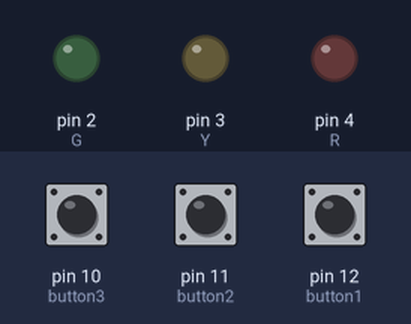
Bench run of a sketch on a simulated Arduino Uno, built with avr-gcc and run on an emulated ATmega328P. Parts: output pins drawn as LEDs (lit = HIGH). Dashed ring = blinking. The test bench sets the inputs (shaded band); at power-on: pin 11 (button2) HIGH, pin 10 (button3) HIGH, pin 12 (button1) LOW.

Above: at 1.2 s.
1.3 s: pin 11 (button2) pulled LOW for 0.15 s
At 1.54 s:
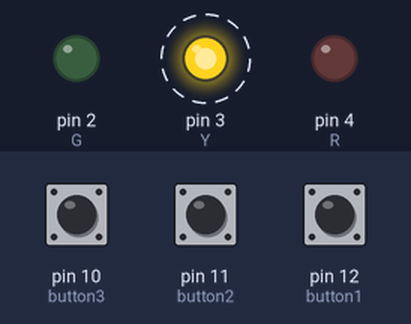
4.2 s: pin 10 (button3) pulled LOW for 1 s
At 6.1 s:
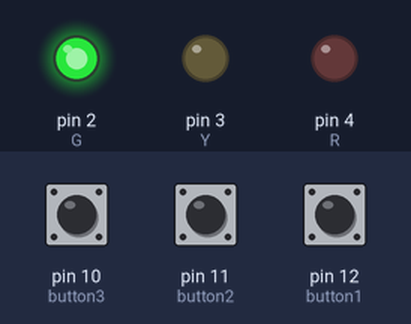
8.2 s: pin 12 (button1) pulled HIGH for 3.2 s
At 8.3 s:
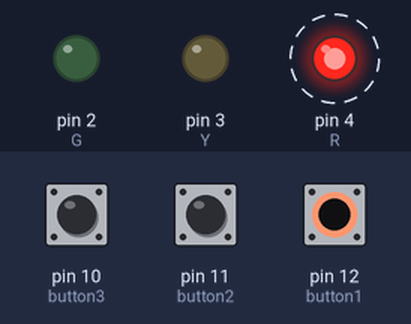
12.9 s: pin 12 (button1) pulled HIGH for 0.15 s
At 13.3 s:
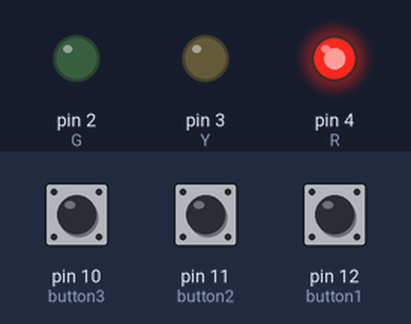
16.0 s: pin 10 (button3) pulled LOW for 0.15 s
At 16.9 s:
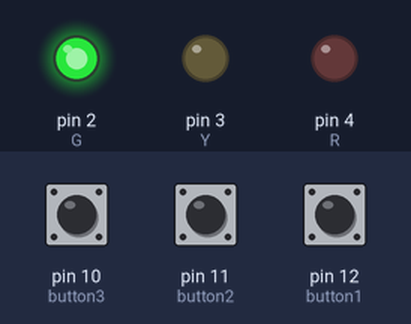
19.1 s: pin 10 (button3) driven LOW and pin 11 (button2) driven LOW
At 19.59 s:
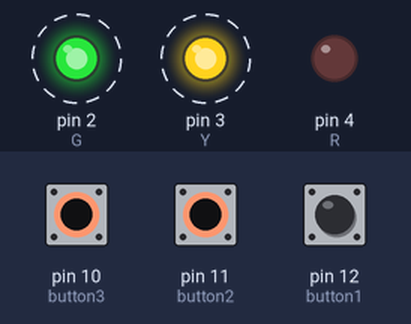
Timing chart, 0 to 23.1 s (numbered marks = the images above; inputs shaded):
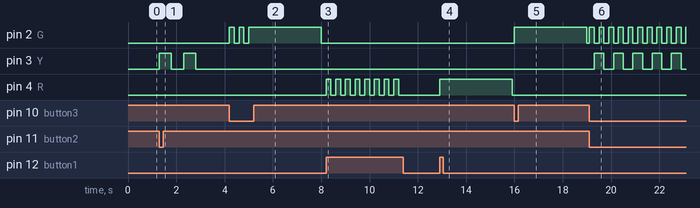

Measured:
- after the input at 1.3 s, pin 3 (Y): alternates HIGH for 0.50 s and LOW for 0.50 s, 4 changes in all, then stays LOW, starting at once
- after the input at 4.2 s, pin 2 (G): goes HIGH 0.20 s, LOW 0.20 s, HIGH 0.20 s, LOW 0.20 s, HIGH 3.0 s, then LOW, starting at once
- after the input at 8.2 s, pin 4 (R): alternates HIGH for 0.20 s and LOW for 0.20 s, 16 changes in all, then stays LOW, starting at once
- after the input at 12.9 s, pin 4 (R): LOW → HIGH at once, → LOW 3.0 s later
- after the input at 16.0 s, pin 2 (G): LOW → HIGH at once, → LOW 3.0 s later
- after the input at 19.1 s, pin 2 (G): alternates HIGH for 0.20 s and LOW for 0.20 s, starting at once; pin 3 (Y): alternates HIGH for 0.40 s and LOW for 0.40 s, starting after 0.20 s

The sketch:

SwitchFunctionUpgrade.ino
```cpp
#define button1 12
#define button2 11
#define button3 10
#define R 4
#define Y 3
#define G 2
unsigned long now;
unsigned long past1 = 0,past2 = 0,past3 = 0;
unsigned long last1 = 0,last2 = 0,last3 = 0;

bool S1,S2,S3;

bool state1,state3,Ystate=0;
int state2,count;

bool RED = LOW,YELLOW = LOW,GREEN = LOW;

void LightOnOff(bool,bool,bool);
bool RedLight();
bool YellowLight();
bool GreenLight();

void CheckInput();
void Input1(bool);
void Input2(bool);
void Input3(bool);

void setup() {
  Serial.begin(9600);
  pinMode(button1,INPUT);//DOWN
  pinMode(button2,INPUT);//UP
  pinMode(button3,INPUT_PULLUP);//INTERNAL
  pinMode(R,OUTPUT);
  pinMode(Y,OUTPUT);
  pinMode(G,OUTPUT);
}

void loop() {
  now = millis();

  //CheckInput();
  LightOnOff(RedLight(),YellowLight(),GreenLight());

}

void LightOnOff(bool RED,bool YELLOW,bool GREEN){
    digitalWrite(R,RED);
    digitalWrite(Y,YELLOW);
    digitalWrite(G,GREEN);
}

bool RedLight(){
  S1 = digitalRead(button1);
  if(S1 == HIGH && now-past1>=200){
    past1=now;
    RED = !RED;
  }
  else if(now-past1>=3000){
    RED = LOW;
  }
   return RED;
}

bool YellowLight(){
  S2 = digitalRead(button2);
  if(S2 == LOW && now-past2>=200 && !RED && !GREEN){
      if(Ystate == 0){
        YELLOW = HIGH;//on
        Ystate = 1;

      }else{
        YELLOW = LOW;//off
        Ystate = 0;
      }
      past2=now;
  }
  else if(now-past2>=500 && now-past2<1000 && Ystate == 1){
    YELLOW = LOW; // off
    Ystate = 1;
  }
  else if(now-past2>=1000 && now-past2<1500 && Ystate == 1){
    YELLOW = HIGH; //on
    Ystate = 1;
  }
  else if(now-past2>=1500 && now-past2<2000 && Ystate == 1){
    YELLOW = LOW; //off
    Ystate = 0;
  }
   return YELLOW;
}

bool GreenLight(){
  S3 = digitalRead(button3);
  if(S3 == LOW && now-past3>=200 && !RED){
    past3=now;
    GREEN = !GREEN;
  }
  else if(now-past3>=3000){
    GREEN = LOW;
  }
   return GREEN;
}

/*
void CheckInput(){
  Input1(S1 = digitalRead(button1));
  Input2(S2 = digitalRead(button2));
  Input3(S3 = digitalRead(button3));
}

void Input1(bool x){
  if(x == 1 && now - last1>= 200){
    if(state1 == 0){
      Serial.println("RED : Turn On");
      state1 = 1;
    }else{
      Serial.println("RED : Turn Off");
      state1 = 0;
    }
    last1 = now;

  }
  else if(now - last1>= 3000 && state1 == 1){
      Serial.println("RED : Turn Off");
      state1 = 0;
  }
}
void Input2(bool x){
  if(x == 0 && now - last2>= 200){
    if(state2 == 0){
      Serial.println("YELLOW : Turn On");
      state2 = 1;
    }else{
      if(count==1){
        count=0;
      }
      else{
        Serial.println("YELLOW : Turn Off");
        count=0;
      }
      state2 = 0;
    }
    last2 = now;
  }
  else if(now - last2>= 500 && now - last2 < 1000 && state2 == 1){
      Serial.println("YELLOW : Turn Off");
      count = 1;
      state2 = 2;
  }
  else if(now - last2>= 1000 && now - last2 < 1500 && state2 == 2){
      Serial.println("YELLOW : Turn On");
      count = 0;
      state2 = 3;
  }
  else if(now - last2>= 1500 && state2 == 3){
      Serial.println("YELLOW : Turn Off");
      count = 1;
      state2 = 0;
  }
}
void Input3(bool x){
  if(x == 0 && now - last3>= 200 && !RED){
    if(state3 == 0){
      Serial.println("GREEN : Turn On");
      state3 = 1;
    }else{
      Serial.println("GREEN : Turn Off");
      state3 = 0;
    }
    last3 = now;

  }
  else if(now - last3>= 3000 && state3 == 1){
      Serial.println("GREEN : Turn Off");
      state3 = 0;
  }
}
*/
```
